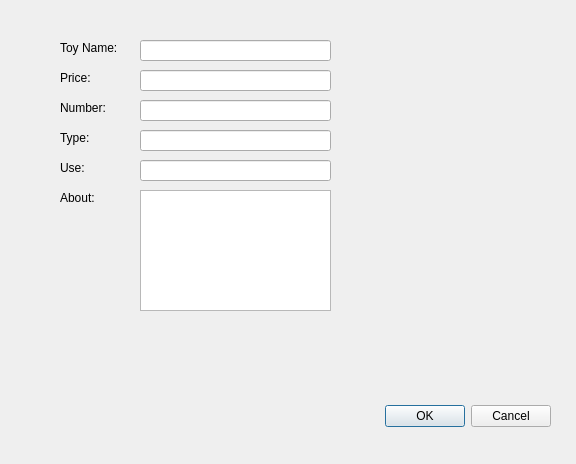
<?xml version="1.0" encoding="UTF-8"?>
<ui version="4.0">
 <class>addToy</class>
 <widget class="QDialog" name="addToy">
  <property name="geometry">
   <rect>
    <x>0</x>
    <y>0</y>
    <width>576</width>
    <height>464</height>
   </rect>
  </property>
  <property name="windowTitle">
   <string>Dialog</string>
  </property>
  <widget class="QDialogButtonBox" name="buttonBox">
   <property name="geometry">
    <rect>
     <x>210</x>
     <y>400</y>
     <width>341</width>
     <height>32</height>
    </rect>
   </property>
   <property name="orientation">
    <enum>Qt::Horizontal</enum>
   </property>
   <property name="standardButtons">
    <set>QDialogButtonBox::Cancel|QDialogButtonBox::Ok</set>
   </property>
  </widget>
  <widget class="QLabel" name="label">
   <property name="geometry">
    <rect>
     <x>60</x>
     <y>40</y>
     <width>71</width>
     <height>16</height>
    </rect>
   </property>
   <property name="text">
    <string>Toy Name:</string>
   </property>
  </widget>
  <widget class="QLabel" name="label_2">
   <property name="geometry">
    <rect>
     <x>60</x>
     <y>70</y>
     <width>58</width>
     <height>16</height>
    </rect>
   </property>
   <property name="text">
    <string>Price:</string>
   </property>
  </widget>
  <widget class="QLabel" name="label_3">
   <property name="geometry">
    <rect>
     <x>60</x>
     <y>100</y>
     <width>58</width>
     <height>16</height>
    </rect>
   </property>
   <property name="text">
    <string>Number:</string>
   </property>
  </widget>
  <widget class="QLabel" name="label_4">
   <property name="geometry">
    <rect>
     <x>60</x>
     <y>130</y>
     <width>58</width>
     <height>16</height>
    </rect>
   </property>
   <property name="text">
    <string>Type:</string>
   </property>
  </widget>
  <widget class="QLabel" name="label_5">
   <property name="geometry">
    <rect>
     <x>60</x>
     <y>160</y>
     <width>58</width>
     <height>16</height>
    </rect>
   </property>
   <property name="text">
    <string>Use:</string>
   </property>
  </widget>
  <widget class="QLabel" name="label_6">
   <property name="geometry">
    <rect>
     <x>60</x>
     <y>190</y>
     <width>58</width>
     <height>16</height>
    </rect>
   </property>
   <property name="text">
    <string>About:</string>
   </property>
  </widget>
  <widget class="QLineEdit" name="lineEdit">
   <property name="geometry">
    <rect>
     <x>140</x>
     <y>40</y>
     <width>191</width>
     <height>21</height>
    </rect>
   </property>
  </widget>
  <widget class="QLineEdit" name="lineEdit_2">
   <property name="geometry">
    <rect>
     <x>140</x>
     <y>70</y>
     <width>191</width>
     <height>21</height>
    </rect>
   </property>
  </widget>
  <widget class="QLineEdit" name="lineEdit_3">
   <property name="geometry">
    <rect>
     <x>140</x>
     <y>100</y>
     <width>191</width>
     <height>21</height>
    </rect>
   </property>
  </widget>
  <widget class="QLineEdit" name="lineEdit_4">
   <property name="geometry">
    <rect>
     <x>140</x>
     <y>130</y>
     <width>191</width>
     <height>21</height>
    </rect>
   </property>
  </widget>
  <widget class="QLineEdit" name="lineEdit_5">
   <property name="geometry">
    <rect>
     <x>140</x>
     <y>160</y>
     <width>191</width>
     <height>21</height>
    </rect>
   </property>
  </widget>
  <widget class="QTextEdit" name="textEdit">
   <property name="geometry">
    <rect>
     <x>140</x>
     <y>190</y>
     <width>191</width>
     <height>121</height>
    </rect>
   </property>
  </widget>
 </widget>
 <resources/>
 <connections>
  <connection>
   <sender>buttonBox</sender>
   <signal>accepted()</signal>
   <receiver>addToy</receiver>
   <slot>accept()</slot>
   <hints>
    <hint type="sourcelabel">
     <x>248</x>
     <y>254</y>
    </hint>
    <hint type="destinationlabel">
     <x>157</x>
     <y>274</y>
    </hint>
   </hints>
  </connection>
  <connection>
   <sender>buttonBox</sender>
   <signal>rejected()</signal>
   <receiver>addToy</receiver>
   <slot>reject()</slot>
   <hints>
    <hint type="sourcelabel">
     <x>316</x>
     <y>260</y>
    </hint>
    <hint type="destinationlabel">
     <x>286</x>
     <y>274</y>
    </hint>
   </hints>
  </connection>
 </connections>
</ui>
